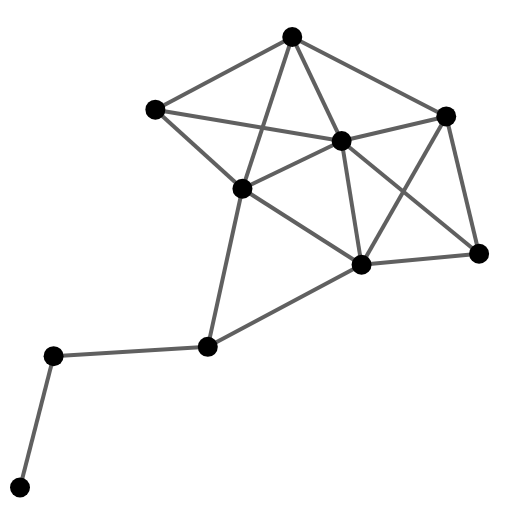

Write notebook code for a chart like this one.
### Markdown cell above
## Using altair interactive selections for nodes

A quick example illustrating how to use interactive altair selections with nodes.

Here we highlight the nearest node to the mouse pointer in red.

### Code cell
G = nx.krackhardt_kite_graph()

nearest_node = alt.selection_point(nearest=True, on='mouseover',fields=['x', 'y'], empty=False)

alph(
    G,
    layout_fn = lambda g: nx.spring_layout(g, k=1, seed=20),
    node_args = dict(
      fill=alt.condition(nearest_node, alt.value("red"), alt.value("black")),
    ),
    nodes_layer_params=nearest_node,
).configure_view(strokeWidth=0).properties(width=240, height=240)

### Figure 1 — Vega-Lite specification as saved in the notebook (floating-point values rounded to 4 significant figures)
{"config": {"view": {"continuousWidth": 300, "continuousHeight": 300, "strokeWidth": 0}}, "layer": [{"data": {"name": "data-c08fa5e6125e6b9b5b39ba9d5c5978bd"}, "mark": {"type": "line"}, "encoding": {"color": {"value": "#606060"}, "detail": {"field": "edge", "type": "quantitative"}, "opacity": {"value": 1.0}, "strokeWidth": {"value": 2.0}, "x": {"axis": {"domain": false, "grid": false, "labels": false, "ticks": false, "title": ""}, "field": "x", "type": "quantitative"}, "y": {"axis": {"domain": false, "grid": false, "labels": false, "ticks": false, "title": ""}, "field": "y", "type": "quantitative"}}}, {"data": {"name": "data-f768e4b1d45986577a4d970f025883ed"}, "mark": {"type": "circle"}, "encoding": {"fill": {"condition": {"param": "param_54", "value": "red", "empty": false}, "value": "black"}, "opacity": {"value": 1}, "size": {"value": 100}, "stroke": {"value": "#565656"}, "strokeWidth": {"value": 0}, "tooltip": [], "x": {"axis": {"domain": false, "grid": false, "labels": false, "ticks": false, "title": ""}, "field": "x", "type": "quantitative"}, "y": {"axis": {"domain": false, "grid": false, "labels": false, "ticks": false, "title": ""}, "field": "y", "type": "quantitative"}}, "name": "view_41"}], "height": 240, "params": [{"name": "param_54", "select": {"type": "point", "fields": ["x", "y"], "nearest": true, "on": "mouseover"}, "views": ["view_41"]}], "resolve": {"scale": {"color": "independent", "fill": "independent", "opacity": "independent", "size": "independent", "strokeWidth": "independent"}}, "width": 240, "$schema": "https://vega.github.io/schema/vega-lite/v5.16.3.json", "datasets": {"data-c08fa5e6125e6b9b5b39ba9d5c5978bd": [{"edge": 0, "target": 1, "x": 453.7, "y": 521.4, "pair": [0, 1], "source": 0}, {"edge": 0, "target": 1, "x": 710.4, "y": 430.3, "pair": [0, 1], "source": 0}, {"edge": 1, "target": 2, "x": 453.7, "y": 521.4, "pair": [0, 2], "source": 0}, {"edge": 1, "target": 2, "x": 225.6, "y": 438.1, "pair": [0, 2], "source": 0}, {"edge": 2, "target": 3, "x": 453.7, "y": 521.4, "pair": [0, 3], "source": 0}, {"edge": 2, "target": 3, "x": 536.1, "y": 402.2, "pair": [0, 3], "source": 0}, {"edge": 3, "target": 5, "x": 453.7, "y": 521.4, "pair": [0, 5], "source": 0}, {"edge": 3, "target": 5, "x": 370.7, "y": 347.5, "pair": [0, 5], "source": 0}, {"edge": 4, "target": 3, "x": 710.4, "y": 430.3, "pair": [1, 3], "source": 1}, {"edge": 4, "target": 3, "x": 536.1, "y": 402.2, "pair": [1, 3], "source": 1}, {"edge": 5, "target": 4, "x": 710.4, "y": 430.3, "pair": [1, 4], "source": 1}, {"edge": 5, "target": 4, "x": 765.2, "y": 273.0, "pair": [1, 4], "source": 1}, {"edge": 6, "target": 6, "x": 710.4, "y": 430.3, "pair": [1, 6], "source": 1}, {"edge": 6, "target": 6, "x": 569.3, "y": 260.4, "pair": [1, 6], "source": 1}, {"edge": 7, "target": 3, "x": 225.6, "y": 438.1, "pair": [2, 3], "source": 2}, {"edge": 7, "target": 3, "x": 536.1, "y": 402.2, "pair": [2, 3], "source": 2}, {"edge": 8, "target": 5, "x": 225.6, "y": 438.1, "pair": [2, 5], "source": 2}, {"edge": 8, "target": 5, "x": 370.7, "y": 347.5, "pair": [2, 5], "source": 2}, {"edge": 9, "target": 4, "x": 536.1, "y": 402.2, "pair": [3, 4], "source": 3}, {"edge": 9, "target": 4, "x": 765.2, "y": 273.0, "pair": [3, 4], "source": 3}, {"edge": 10, "target": 5, "x": 536.1, "y": 402.2, "pair": [3, 5], "source": 3}, {"edge": 10, "target": 5, "x": 370.7, "y": 347.5, "pair": [3, 5], "source": 3}, {"edge": 11, "target": 6, "x": 536.1, "y": 402.2, "pair": [3, 6], "source": 3}, {"edge": 11, "target": 6, "x": 569.3, "y": 260.4, "pair": [3, 6], "source": 3}, {"edge": 12, "target": 6, "x": 765.2, "y": 273.0, "pair": [4, 6], "source": 4}, {"edge": 12, "target": 6, "x": 569.3, "y": 260.4, "pair": [4, 6], "source": 4}, {"edge": 13, "target": 6, "x": 370.7, "y": 347.5, "pair": [5, 6], "source": 5}, {"edge": 13, "target": 6, "x": 569.3, "y": 260.4, "pair": [5, 6], "source": 5}, {"edge": 14, "target": 7, "x": 370.7, "y": 347.5, "pair": [5, 7], "source": 5}, {"edge": 14, "target": 7, "x": 313.0, "y": 166.4, "pair": [5, 7], "source": 5}, {"edge": 15, "target": 7, "x": 569.3, "y": 260.4, "pair": [6, 7], "source": 6}, {"edge": 15, "target": 7, "x": 313.0, "y": 166.4, "pair": [6, 7], "source": 6}, {"edge": 16, "target": 8, "x": 313.0, "y": 166.4, "pair": [7, 8], "source": 7}, {"edge": 16, "target": 8, "x": 56.02, "y": 155.6, "pair": [7, 8], "source": 7}, {"edge": 17, "target": 9, "x": 56.02, "y": 155.6, "pair": [8, 9], "source": 8}, {"edge": 17, "target": 9, "x": 0.0, "y": 5.102, "pair": [8, 9], "source": 8}], "data-f768e4b1d45986577a4d970f025883ed": [{"x": 453.7, "y": 521.4, "__node_size": 100, "__node_r": 5.0}, {"x": 710.4, "y": 430.3, "__node_size": 100, "__node_r": 5.0}, {"x": 225.6, "y": 438.1, "__node_size": 100, "__node_r": 5.0}, {"x": 536.1, "y": 402.2, "__node_size": 100, "__node_r": 5.0}, {"x": 765.2, "y": 273.0, "__node_size": 100, "__node_r": 5.0}, {"x": 370.7, "y": 347.5, "__node_size": 100, "__node_r": 5.0}, {"x": 569.3, "y": 260.4, "__node_size": 100, "__node_r": 5.0}, {"x": 313.0, "y": 166.4, "__node_size": 100, "__node_r": 5.0}, {"x": 56.02, "y": 155.6, "__node_size": 100, "__node_r": 5.0}, {"x": 0.0, "y": 5.102, "__node_size": 100, "__node_r": 5.0}]}}
